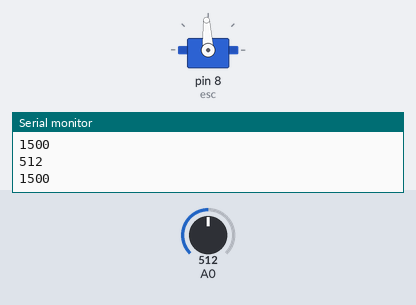
The sketch below on a simulated Arduino Uno, built with avr-gcc and run on an emulated ATmega328P. On the bench: servo, the last lines printed to the serial monitor. The test bench sets the inputs (shaded band); at power-on: A0 = 512.

Above: at 2.8 s.
2.9 s: A0 set to 716
At 7.2 s:
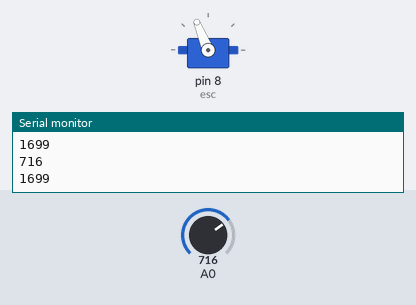
7.5 s: A0 set to 900
At 10.3 s:
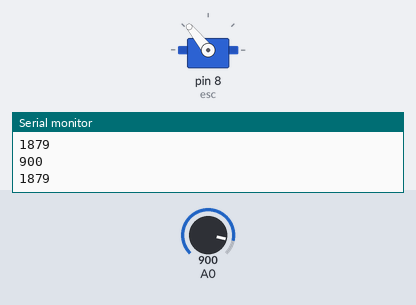
11.5 s: A0 set to 1023
At 14.6 s:
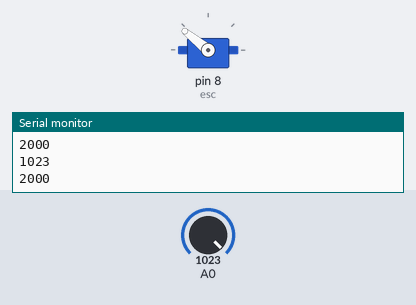
15.5 s: A0 set to 306
At 18.9 s:
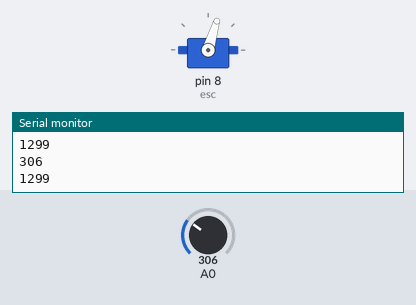
19.5 s: A0 set to 511
At 23.2 s:
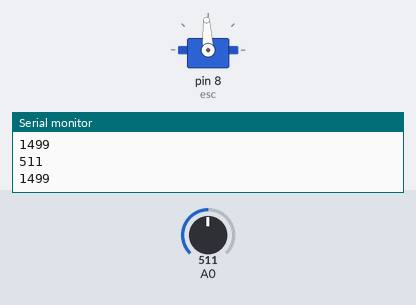
23.5 s: A0 set to 0
At 26.3 s:
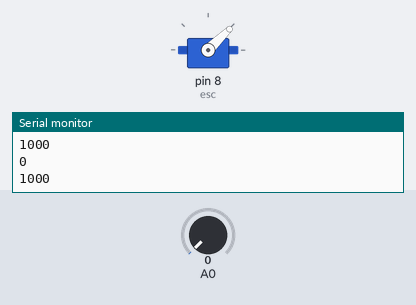
Timing chart, 0 to 27.8 s (numbered marks = the images above; inputs shaded):
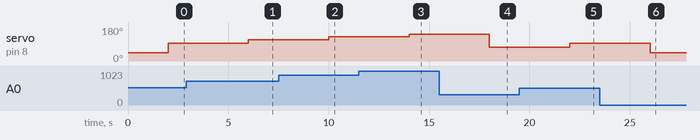

The sketch:

ESC.ino
```cpp
#include <Servo.h>  //Using servo library to control ESC

Servo esc;          //Creating an object of Servo

void setup() {
  esc.attach(8);                //Specify ESC pin, here as D9
  esc.writeMicroseconds(1000);  //initialize the signal to 1000
  Serial.begin(9600);           //

}

void loop() {
  // put your main code here, to run repeatedly:
  int val;                            //Creating the variable val
  val = analogRead(A0);               //Reading the val from analog pin and store its val
  Serial.println(val);
  val = map(val,0,1023,1000,2000);    //mapping the val to minimum and maximum input
  Serial.println(val);
  delay(2000);
  esc.writeMicroseconds(val);         //using val as the signal to ESC
}
```

Measured:
- after the input at 2.9 s, servo on pin 8 (esc): 93° → 112° after 3.1 s
- after the input at 7.5 s, servo on pin 8 (esc): 112° → 129° after 2.5 s
- after the input at 11.5 s, servo on pin 8 (esc): 129° → 141° after 2.5 s
- after the input at 15.5 s, servo on pin 8 (esc): 141° → 73° after 2.5 s
- after the input at 19.5 s, servo on pin 8 (esc): 73° → 93° after 2.5 s
- after the input at 23.5 s, servo on pin 8 (esc): 93° → 44° after 2.5 s
